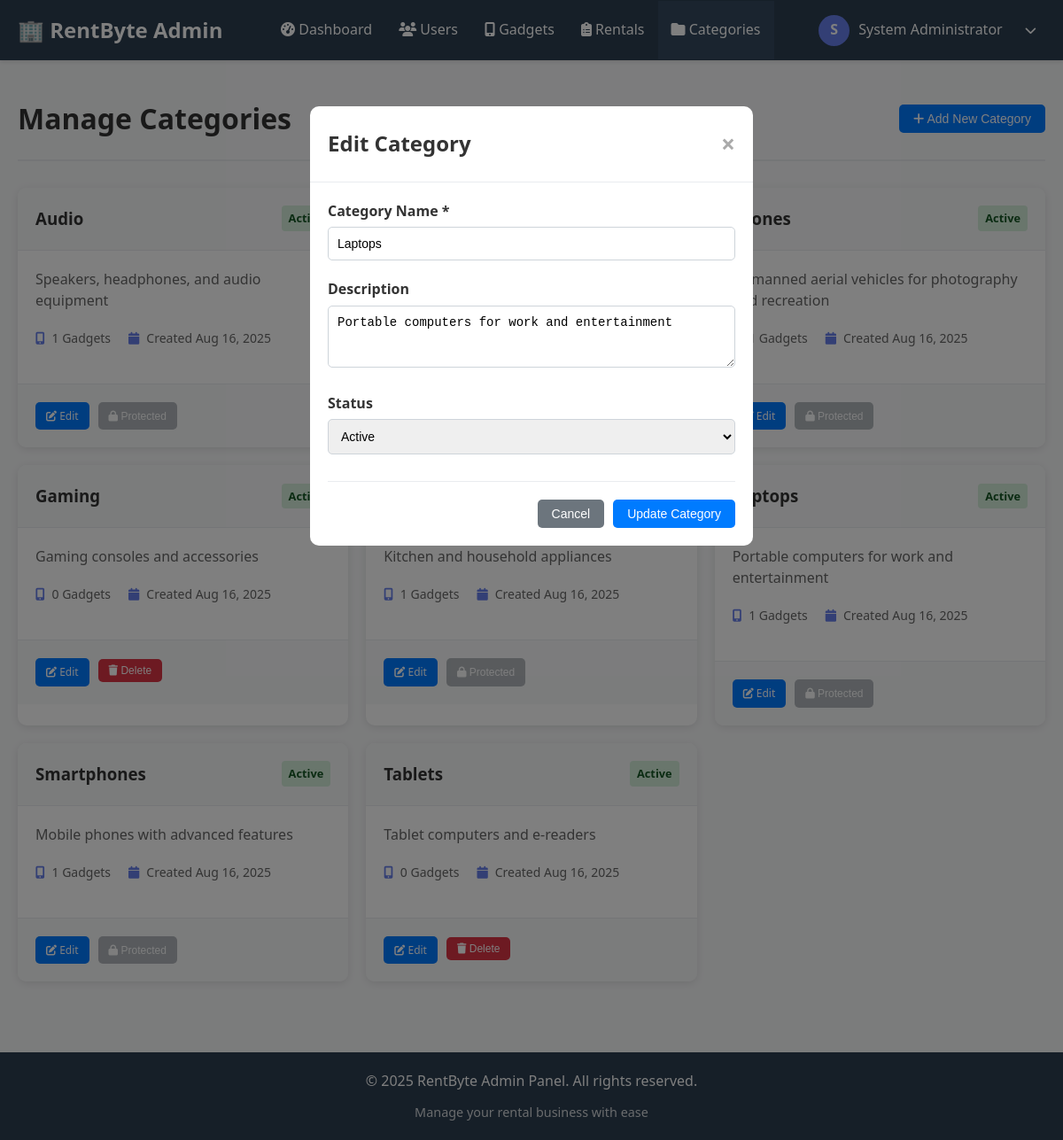
Screenshot of /admin/categories.php?edit=1 (signed in) with the database file from the repository.
### tables this page shows
CREATE TABLE `categories` (
  `id` int(11) NOT NULL AUTO_INCREMENT,
  `name` varchar(50) NOT NULL,
  `description` text DEFAULT NULL,
  `status` enum('active','inactive') NOT NULL DEFAULT 'active',
  `created_at` timestamp NOT NULL DEFAULT CURRENT_TIMESTAMP,
  PRIMARY KEY (`id`),
  UNIQUE KEY `name` (`name`)
);

### includes/config.php (called while the page is built, shortened)
<?php
function getDBConnection() {
    static $connection = null;
    if ($connection === null) {
        $connection = new mysqli(DB_HOST, DB_USERNAME, DB_PASSWORD, DB_NAME);
        $connection->set_charset("utf8");
    }
    return $connection;
}
function executeQuery($query, $params = [], $types = '') {
    $conn = getDBConnection();
    $stmt = $conn->prepare($query);
    if (!empty($params)) {
        $stmt->bind_param($types, ...$params);
    }
    $result = $stmt->execute();
    if (stripos(trim($query), 'SELECT') === 0) {
        return $stmt->get_result();
    } else {
        return $result;
    }
}
function formatDate($date) {
    return date('M d, Y', strtotime($date));
}
?>

### admin/categories.php (the view, shortened to what this page needs)
<?php
require_once '../includes/config.php';
$categories_query = "SELECT c.*, COUNT(g.id) as gadget_count
                    FROM categories c
                    LEFT JOIN gadgets g ON c.id = g.category_id
                    GROUP BY c.id
                    ORDER BY c.name";
$categories_result = executeQuery($categories_query);
$edit_category = null;
if (isset($_GET['edit'])) {
    $edit_id = (int)$_GET['edit'];
    $edit_query = "SELECT * FROM categories WHERE id = ?";
    $edit_result = executeQuery($edit_query, [$edit_id], 'i');
    if ($edit_result && $edit_result->num_rows > 0) {
        $edit_category = $edit_result->fetch_assoc();
    }
}
include '../includes/admin_header.php';
?>
<div class="admin-container">
    <div class="page-header">
        <h1>Manage Categories</h1>
        <button onclick="openModal('addCategoryModal')" class="btn btn-primary">
            <i class="fas fa-plus"></i> Add New Category
        </button>
    </div>
    <div class="categories-grid">
        <?php if ($categories_result && $categories_result->num_rows > 0): ?>
            <?php while ($category = $categories_result->fetch_assoc()): ?>
                <div class="category-card">
                    <div class="category-header">
                        <h3><?php echo htmlspecialchars($category['name']); ?></h3>
                        <span class="status-badge status-<?php echo $category['status']; ?>">
                            <?php echo ucfirst($category['status']); ?>
                        </span>
                    </div>
                    <div class="category-body">
                        <p><?php echo htmlspecialchars($category['description'] ?: 'No description provided.'); ?></p>
                        <div class="category-stats">
                            <div class="stat-item">
                                <i class="fas fa-mobile-alt"></i>
                                <span><?php echo $category['gadget_count']; ?> Gadgets</span>
                            </div>
                            <div class="stat-item">
                                <i class="fas fa-calendar"></i>
                                <span>Created <?php echo formatDate($category['created_at']); ?></span>
                            </div>
                        </div>
                    </div>
                    <div class="category-actions">
                        <a href="?edit=<?php echo $category['id']; ?>" class="btn btn-sm btn-primary">
                            <i class="fas fa-edit"></i> Edit
                        </a>
                        <?php if ($category['gadget_count'] == 0): ?>
                            <form method="POST" style="display: inline;" onsubmit="return confirmDelete('Are you sure you want to delete this category?')">
                                <button type="submit" class="btn btn-sm btn-danger">
                                    <i class="fas fa-trash"></i> Delete
                                </button>
                            </form>
                        <?php else: ?>
                            <button class="btn btn-sm btn-secondary" disabled title="Cannot delete category with gadgets">
                                <i class="fas fa-lock"></i> Protected
                            </button>
                        <?php endif; ?>
                    </div>
                </div>
            <?php endwhile; ?>
        <?php endif; ?>
    </div>
</div>
<div id="addCategoryModal" class="modal">
    <div class="modal-content">
        <div class="modal-header">
            <h2><?php echo $edit_category ? 'Edit Category' : 'Add New Category'; ?></h2>
            <span class="close" onclick="closeModal('addCategoryModal')">&times;</span>
        </div>
        <form method="POST" class="category-form">
            <div class="form-group">
                <label for="name">Category Name *</label>
                <input type="text" id="name" name="name" required
                       value="<?php echo $edit_category ? htmlspecialchars($edit_category['name']) : ''; ?>"
                       placeholder="e.g., Laptops, Smartphones, Cameras">
            </div>
            <div class="form-group">
                <label for="description">Description</label>
                <textarea id="description" name="description" rows="3"
                          placeholder="Brief description of this category..."><?php echo $edit_category ? htmlspecialchars($edit_category['description']) : ''; ?></textarea>
            </div>
            <?php if ($edit_category): ?>
                <div class="form-group">
                    <label for="status">Status</label>
                    <select id="status" name="status">
                        <option value="active" <?php echo ($edit_category['status'] == 'active') ? 'selected' : ''; ?>>Active</option>
                    </select>
                </div>
            <?php endif; ?>
            <div class="form-actions">
                <button type="button" onclick="closeModal('addCategoryModal')" class="btn btn-secondary">Cancel</button>
                <button type="submit" class="btn btn-primary">
                    <?php echo $edit_category ? 'Update Category' : 'Add Category'; ?>
                </button>
            </div>
        </form>
    </div>
</div>
<?php include '../includes/admin_footer.php'; ?>

### includes/admin_header.php (style rules this page uses)
* { margin: 0; padding: 0; box-sizing: border-box; }
body { font-family: 'Segoe UI', Tahoma, Geneva, Verdana, sans-serif; background-color: #f8f9fa; color: #333; line-height: 1.6; }

### admin/categories.php (style rules this page uses)
.admin-container { max-width: 1200px; margin: 0 auto; padding: 20px; }
.page-header { display: flex; justify-content: space-between; align-items: center; margin-bottom: 30px; padding-bottom: 20px; border-bottom: 2px solid #e9ecef; }
.categories-grid { display: grid; grid-template-columns: repeat(auto-fit, minmax(350px, 1fr)); gap: 20px; }
.category-card { background: white; border-radius: 10px; box-shadow: 0 2px 10px rgba(0,0,0,0.1); overflow: hidden; transition: transform 0.3s, box-shadow 0.3s; }
.category-header { display: flex; justify-content: space-between; align-items: center; padding: 20px; background: #f8f9fa; border-bottom: 1px solid #e9ecef; }
.category-header h3 { margin: 0; color: #333; }
.category-body { padding: 20px; }
.category-body p { color: #666; margin-bottom: 20px; line-height: 1.5; }
.category-stats { display: flex; gap: 20px; margin-bottom: 20px; }
.stat-item { display: flex; align-items: center; gap: 8px; color: #666; font-size: 14px; }
.stat-item i { color: #667eea; }
.category-actions { display: flex; gap: 10px; padding: 20px; background: #f8f9fa; border-top: 1px solid #e9ecef; }
.status-badge { padding: 4px 8px; border-radius: 4px; font-size: 0.8em; font-weight: bold; }
.status-active { background-color: #d4edda; color: #155724; }
.btn { padding: 8px 16px; border: none; border-radius: 5px; cursor: pointer; text-decoration: none; display: inline-block; font-size: 14px; font-weight: 500; transition: all 0.3s; }
.btn-primary { background-color: #007bff; color: white; }
.btn-secondary { background-color: #6c757d; color: white; }
.btn-danger { background-color: #dc3545; color: white; }
.btn-sm { padding: 6px 12px; font-size: 12px; }
.btn:disabled { opacity: 0.5; cursor: not-allowed; }
.modal { display: none; position: fixed; z-index: 1000; left: 0; top: 0; width: 100%; height: 100%; background-color: rgba(0,0,0,0.5); }
.modal-content { background-color: white; margin: 10% auto; padding: 0; border-radius: 10px; width: 90%; max-width: 500px; }
.modal-header { display: flex; justify-content: space-between; align-items: center; padding: 20px; border-bottom: 1px solid #e9ecef; }
.close { font-size: 28px; font-weight: bold; cursor: pointer; color: #aaa; }
.category-form { padding: 20px; }
.form-group { margin-bottom: 20px; }
.form-group label { display: block; margin-bottom: 5px; font-weight: 600; color: #333; }
.form-group input, .form-group select, .form-group textarea { width: 100%; padding: 10px; border: 1px solid #ced4da; border-radius: 5px; font-size: 14px; }
.form-group textarea { resize: vertical; }
.form-actions { display: flex; justify-content: flex-end; gap: 10px; margin-top: 30px; padding-top: 20px; border-top: 1px solid #e9ecef; }

### rows the page displays
categories: name "Audio", status "Active", description "Speakers, headphones, and audio equipment", gadget_count "1", created_at "Aug 16, 2025", shows "Protected"
categories: name "Drones", status "Active", description "Unmanned aerial vehicles for photography and recreation", created_at "Aug 16, 2025", shows "Protected"
categories: name "Gaming", status "Active", description "Gaming consoles and accessories", gadget_count "0", created_at "Aug 16, 2025"
categories: description "Kitchen and household appliances", gadget_count "1", created_at "Aug 16, 2025", shows "Protected"
categories: name "Laptops", status "Active", description "Portable computers for work and entertainment", gadget_count "1", created_at "Aug 16, 2025", shows "Protected"
categories: name "Smartphones", status "Active", description "Mobile phones with advanced features", gadget_count "1", created_at "Aug 16, 2025", shows "Protected"
categories: name "Tablets", status "Active", description "Tablet computers and e-readers", gadget_count "0", created_at "Aug 16, 2025"

### other values shown
substr($_SESSION['full_name'], 0, 1) "S"
$_SESSION['full_name'] "System Administrator"
